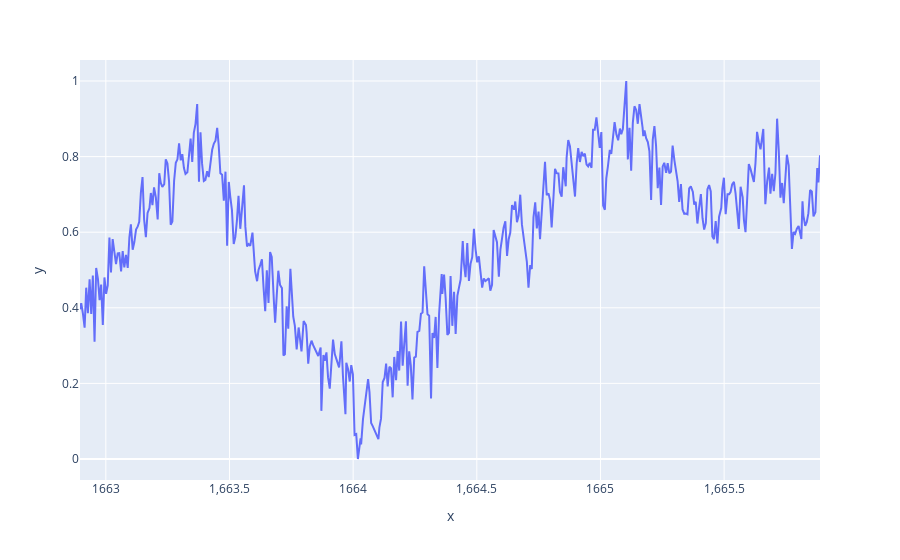

The notebook cell saved with this chart:
### Code cell
fig = px.line(x = X[5]['TIME'], y = X[5]['dilation'])
fig.show()

### Figure 1 — Plotly figure (JSON) as saved in the notebook; plotly's stock layout.template omitted (floating-point values rounded to 4 significant figures; data arrays with more than 128 entries replaced by an {"elided": "..."} marker saying what was removed)
{"data": [{"hovertemplate": "x=%{x}<br>y=%{y}<extra></extra>", "legendgroup": "", "line": {"color": "#636efa", "dash": "solid"}, "marker": {"symbol": "circle"}, "mode": "lines", "name": "", "orientation": "v", "showlegend": false, "type": "scatter", "x": {"elided": "447 float values"}, "xaxis": "x", "y": {"elided": "447 float values"}, "yaxis": "y"}], "layout": {"legend": {"tracegroupgap": 0}, "margin": {"t": 60}, "xaxis": {"anchor": "y", "domain": [0, 1], "title": {"text": "x"}}, "yaxis": {"anchor": "x", "domain": [0, 1], "title": {"text": "y"}}}}
